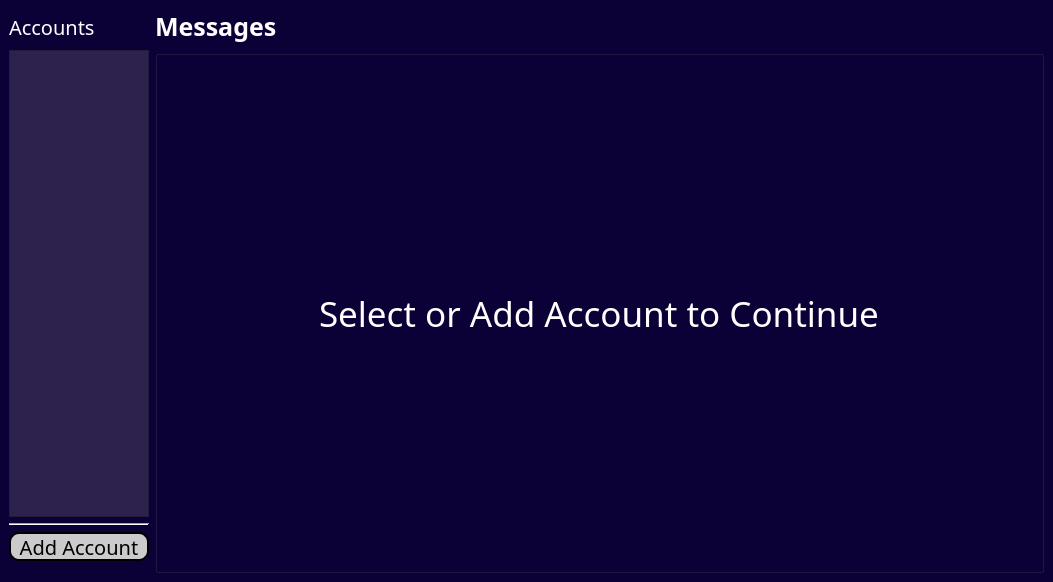
<?xml version="1.0" encoding="UTF-8"?>
<ui version="4.0">
 <class>MainWindow</class>
 <widget class="QMainWindow" name="MainWindow">
  <property name="geometry">
   <rect>
    <x>0</x>
    <y>0</y>
    <width>1053</width>
    <height>582</height>
   </rect>
  </property>
  <property name="minimumSize">
   <size>
    <width>520</width>
    <height>0</height>
   </size>
  </property>
  <property name="windowTitle">
   <string>Mail</string>
  </property>
  <property name="styleSheet">
   <string notr="true">QMainWindow{
	background-color: rgb(11, 1, 55);
}</string>
  </property>
  <widget class="QWidget" name="centralwidget">
   <property name="font">
    <font>
     <family>Montserrat</family>
    </font>
   </property>
   <layout class="QGridLayout" name="gridLayout">
    <item row="1" column="1" rowspan="6">
     <widget class="QGroupBox" name="groupBox">
      <property name="minimumSize">
       <size>
        <width>250</width>
        <height>0</height>
       </size>
      </property>
      <property name="font">
       <font>
        <family>Montserrat</family>
       </font>
      </property>
      <property name="title">
       <string/>
      </property>
      <layout class="QGridLayout" name="gridLayout_2">
       <item row="1" column="1" rowspan="3" colspan="3">
        <widget class="QStackedWidget" name="stackedWidget">
         <property name="minimumSize">
          <size>
           <width>0</width>
           <height>0</height>
          </size>
         </property>
         <property name="font">
          <font>
           <family>Montserrat</family>
          </font>
         </property>
         <property name="styleSheet">
          <string notr="true">QStackedWidget{
	background-color: rrgb(48, 33, 86);
}</string>
         </property>
         <property name="currentIndex">
          <number>2</number>
         </property>
         <widget class="QWidget" name="all_senders_screen">
          <property name="font">
           <font>
            <family>Montserrat</family>
           </font>
          </property>
          <layout class="QGridLayout" name="gridLayout_3">
           <item row="0" column="1" rowspan="2">
            <widget class="QGroupBox" name="groupBox_2">
             <property name="font">
              <font>
               <family>Montserrat</family>
               <pointsize>15</pointsize>
              </font>
             </property>
             <property name="autoFillBackground">
              <bool>false</bool>
             </property>
             <property name="styleSheet">
              <string notr="true">
QGroupBox{
border: 1px solid grey;

}
</string>
             </property>
             <property name="title">
              <string/>
             </property>
             <layout class="QVBoxLayout" name="verticalLayout_2">
              <item>
               <widget class="QLabel" name="total_senders_label">
                <property name="font">
                 <font>
                  <family>Montserrat</family>
                  <pointsize>15</pointsize>
                 </font>
                </property>
                <property name="styleSheet">
                 <string notr="true">color: white;</string>
                </property>
                <property name="text">
                 <string>Senders: </string>
                </property>
               </widget>
              </item>
              <item>
               <widget class="QLabel" name="total_messages_label">
                <property name="font">
                 <font>
                  <family>Montserrat</family>
                  <pointsize>15</pointsize>
                 </font>
                </property>
                <property name="styleSheet">
                 <string notr="true">color: white;</string>
                </property>
                <property name="text">
                 <string>Messages: </string>
                </property>
               </widget>
              </item>
              <item>
               <widget class="Line" name="line_2">
                <property name="font">
                 <font>
                  <family>Montserrat</family>
                 </font>
                </property>
                <property name="orientation">
                 <enum>Qt::Horizontal</enum>
                </property>
               </widget>
              </item>
              <item>
               <widget class="QCheckBox" name="set_select_check">
                <property name="font">
                 <font>
                  <family>Montserrat</family>
                  <pointsize>15</pointsize>
                 </font>
                </property>
                <property name="styleSheet">
                 <string notr="true">color: white;</string>
                </property>
                <property name="text">
                 <string>Select</string>
                </property>
               </widget>
              </item>
              <item>
               <widget class="QComboBox" name="sort_option">
                <property name="font">
                 <font>
                  <family>Montserrat</family>
                  <pointsize>15</pointsize>
                 </font>
                </property>
                <property name="cursor">
                 <cursorShape>PointingHandCursor</cursorShape>
                </property>
                <property name="styleSheet">
                 <string notr="true">color: white;</string>
                </property>
                <property name="currentText">
                 <string>Newest</string>
                </property>
                <property name="frame">
                 <bool>true</bool>
                </property>
                <item>
                 <property name="text">
                  <string>Newest</string>
                 </property>
                </item>
                <item>
                 <property name="text">
                  <string>Oldest</string>
                 </property>
                </item>
                <item>
                 <property name="text">
                  <string>Alphabetical</string>
                 </property>
                </item>
               </widget>
              </item>
              <item>
               <widget class="Line" name="line_3">
                <property name="font">
                 <font>
                  <family>Montserrat</family>
                 </font>
                </property>
                <property name="orientation">
                 <enum>Qt::Horizontal</enum>
                </property>
               </widget>
              </item>
              <item>
               <widget class="QPushButton" name="delete_all_button">
                <property name="font">
                 <font>
                  <family>Montserrat</family>
                  <pointsize>15</pointsize>
                 </font>
                </property>
                <property name="cursor">
                 <cursorShape>PointingHandCursor</cursorShape>
                </property>
                <property name="styleSheet">
                 <string notr="true">QPushButton {
	width: 80px;
	height: 25px;
	color: black;
	text-align: center;
	border-radius: 10px;
	background-color: rgb(255, 101, 118);
	border: 2px solid black;
}
QPushButton::hover {
	background-color:  rgb(245, 85, 96);
	border: 0px;
}
QPushButton::pressed {
	
}
QPushButton:disabled{
	background-color:  rgb(123, 124, 125);
	border: 2px solid black;
}</string>
                </property>
                <property name="text">
                 <string>Delete All</string>
                </property>
                <property name="icon">
                 <iconset>
                  <normaloff>../icons/delete_btn.png</normaloff>../icons/delete_btn.png</iconset>
                </property>
                <property name="iconSize">
                 <size>
                  <width>18</width>
                  <height>18</height>
                 </size>
                </property>
               </widget>
              </item>
              <item>
               <widget class="QPushButton" name="trash_all_button">
                <property name="font">
                 <font>
                  <family>Montserrat</family>
                  <pointsize>15</pointsize>
                 </font>
                </property>
                <property name="cursor">
                 <cursorShape>PointingHandCursor</cursorShape>
                </property>
                <property name="styleSheet">
                 <string notr="true">QPushButton {
	width: 80px;
	height: 25px;
	color: black;
	text-align: center;
	border-radius: 10px;
	background-color: rgb(255, 101, 118);
	border: 2px solid black;
}
QPushButton::hover {
	background-color:  rgb(245, 85, 96);
	border: 0px;
}
QPushButton::pressed {
	
}
QPushButton:disabled{
	background-color:  rgb(123, 124, 125);
	border: 2px solid black;
}</string>
                </property>
                <property name="text">
                 <string>Trash All</string>
                </property>
                <property name="icon">
                 <iconset>
                  <normaloff>../icons/trash_bin.png</normaloff>../icons/trash_bin.png</iconset>
                </property>
                <property name="iconSize">
                 <size>
                  <width>18</width>
                  <height>18</height>
                 </size>
                </property>
               </widget>
              </item>
              <item>
               <widget class="QPushButton" name="view_msgs_button">
                <property name="font">
                 <font>
                  <family>Montserrat</family>
                  <pointsize>15</pointsize>
                  <bold>false</bold>
                 </font>
                </property>
                <property name="cursor">
                 <cursorShape>PointingHandCursor</cursorShape>
                </property>
                <property name="styleSheet">
                 <string notr="true">QPushButton {
	width: 80px;
	height: 25px;
	color: black;
	text-align: center;
	border-radius: 10px;
	background-color: rgba(30, 165, 255, 186);
	border: 2px solid black;
}
QPushButton::hover {
	background-color:  rgb(32, 96, 207);
	border: 0px;
}
QPushButton::pressed {
	
}
QPushButton:disabled{
	background-color:  rgb(123, 124, 125);
	border: 2px solid black;
}</string>
                </property>
                <property name="text">
                 <string>View</string>
                </property>
                <property name="icon">
                 <iconset>
                  <normaloff>../icons/view_msg.png</normaloff>../icons/view_msg.png</iconset>
                </property>
                <property name="iconSize">
                 <size>
                  <width>17</width>
                  <height>16</height>
                 </size>
                </property>
               </widget>
              </item>
              <item>
               <widget class="QPushButton" name="unsubscribe_button">
                <property name="font">
                 <font>
                  <family>Montserrat</family>
                  <pointsize>15</pointsize>
                 </font>
                </property>
                <property name="cursor">
                 <cursorShape>PointingHandCursor</cursorShape>
                </property>
                <property name="styleSheet">
                 <string notr="true">QPushButton {
	border: 2px solid black;
	width: 110px;
	height: 25px;
	color: black;
	text-align: center;
	border-radius: 10px;
	background-color: rgb(203, 203, 203)
}
QPushButton::hover {
	background-color:  rgb(123, 124, 125);
	border: 0px;
}
QPushButton::pressed {
	
}
QPushButton:disabled{
	background-color:  rgb(123, 124, 125);
}</string>
                </property>
                <property name="text">
                 <string>Unsubscribe</string>
                </property>
                <property name="icon">
                 <iconset>
                  <normaloff>../icons/unsubscribe.png</normaloff>../icons/unsubscribe.png</iconset>
                </property>
               </widget>
              </item>
              <item>
               <widget class="QPushButton" name="refresh_button">
                <property name="font">
                 <font>
                  <family>Montserrat</family>
                  <pointsize>15</pointsize>
                 </font>
                </property>
                <property name="cursor">
                 <cursorShape>PointingHandCursor</cursorShape>
                </property>
                <property name="styleSheet">
                 <string notr="true">QPushButton {
	border: 2px solid black;
	width: 110px;
	height: 25px;
	color: black;
	text-align: center;
	border-radius: 10px;
	background-color: rgb(157, 198, 150);
}
QPushButton::hover {
	background-color:  rgb(140, 169, 131);
	border: 0px;
}
QPushButton::pressed {
	
}
</string>
                </property>
                <property name="text">
                 <string>Refresh List</string>
                </property>
                <property name="icon">
                 <iconset>
                  <normaloff>../icons/refresh_btn.png</normaloff>../icons/refresh_btn.png</iconset>
                </property>
               </widget>
              </item>
             </layout>
            </widget>
           </item>
           <item row="2" column="1">
            <spacer name="verticalSpacer">
             <property name="orientation">
              <enum>Qt::Vertical</enum>
             </property>
             <property name="sizeHint" stdset="0">
              <size>
               <width>20</width>
               <height>40</height>
              </size>
             </property>
            </spacer>
           </item>
           <item row="0" column="0" rowspan="3">
            <widget class="QListWidget" name="sendersList">
             <property name="font">
              <font>
               <family>Montserrat</family>
               <pointsize>15</pointsize>
              </font>
             </property>
             <property name="cursor" stdset="0">
              <cursorShape>PointingHandCursor</cursorShape>
             </property>
             <property name="contextMenuPolicy">
              <enum>Qt::DefaultContextMenu</enum>
             </property>
             <property name="styleSheet">
              <string notr="true">QListWidget{
background-color: transparent;
}
QListView::item:selected
{
background-color: rgb(173, 173, 173);
}

QListView::item:hover
{
border: 3px solid white;
}
QListView::item{
margin-top: 3px;
margin-bottom: 2px;
margin-left: 5px;
margin-right: 5px;
spacing: 10px;
border-radius: 10px;
color: rgb(9, 1, 63);
text-align: center;
background-color: rgb(215, 215, 215);
height: 45;

}
</string>
             </property>
             <property name="frameShape">
              <enum>QFrame::NoFrame</enum>
             </property>
             <property name="frameShadow">
              <enum>QFrame::Plain</enum>
             </property>
             <property name="lineWidth">
              <number>1</number>
             </property>
             <property name="editTriggers">
              <set>QAbstractItemView::NoEditTriggers</set>
             </property>
             <property name="selectionMode">
              <enum>QAbstractItemView::SingleSelection</enum>
             </property>
             <property name="viewMode">
              <enum>QListView::ListMode</enum>
             </property>
            </widget>
           </item>
          </layout>
         </widget>
         <widget class="QWidget" name="loading_screen">
          <property name="font">
           <font>
            <family>Montserrat</family>
           </font>
          </property>
          <property name="styleSheet">
           <string notr="true">color: white;</string>
          </property>
          <layout class="QGridLayout" name="gridLayout_4">
           <item row="10" column="0" alignment="Qt::AlignHCenter">
            <widget class="QPushButton" name="cancelButton">
             <property name="font">
              <font>
               <family>Montserrat</family>
               <pointsize>16</pointsize>
              </font>
             </property>
             <property name="cursor">
              <cursorShape>PointingHandCursor</cursorShape>
             </property>
             <property name="styleSheet">
              <string notr="true">QPushButton {
	width: 90px;
	height: 40px;
	color: black;
	text-align: center;
	border-radius: 10px;
	background-color: rgb(255, 101, 118);
	border: 2px solid black;
}
QPushButton::hover {
	background-color:  rgb(245, 85, 96);
	border: 0px;
}
QPushButton::pressed {
	
}
QPushButton:disabled{
	background-color:  rgb(123, 124, 125);
	border: 2px solid black;
}
</string>
             </property>
             <property name="text">
              <string>Cancel</string>
             </property>
             <property name="icon">
              <iconset>
               <normaloff>../icons/cancel_btn.png</normaloff>../icons/cancel_btn.png</iconset>
             </property>
             <property name="iconSize">
              <size>
               <width>18</width>
               <height>18</height>
              </size>
             </property>
            </widget>
           </item>
           <item row="4" column="0">
            <spacer name="verticalSpacer_2">
             <property name="orientation">
              <enum>Qt::Vertical</enum>
             </property>
             <property name="sizeHint" stdset="0">
              <size>
               <width>20</width>
               <height>40</height>
              </size>
             </property>
            </spacer>
           </item>
           <item row="8" column="0">
            <widget class="QProgressBar" name="progressBar">
             <property name="font">
              <font>
               <family>Montserrat</family>
               <pointsize>16</pointsize>
              </font>
             </property>
             <property name="styleSheet">
              <string notr="true">QProgressBar{
	border-radius: 10px;
	height: 25px;
}
QProgressBar::chunk{
	border-radius: 10px;
	background: QLinearGradient( x1: 0, y1: 0,
                             x2: 1, y2: 0, 
                          stop: 0 #614385, 
                          stop: 1 #516395 );
	
}</string>
             </property>
             <property name="value">
              <number>24</number>
             </property>
            </widget>
           </item>
           <item row="5" column="0" alignment="Qt::AlignHCenter">
            <widget class="QLabel" name="label_3">
             <property name="font">
              <font>
               <family>Montserrat</family>
               <pointsize>16</pointsize>
              </font>
             </property>
             <property name="styleSheet">
              <string notr="true"/>
             </property>
             <property name="text">
              <string>Please Do Not Close The Application</string>
             </property>
            </widget>
           </item>
           <item row="9" column="0">
            <spacer name="verticalSpacer_3">
             <property name="orientation">
              <enum>Qt::Vertical</enum>
             </property>
             <property name="sizeHint" stdset="0">
              <size>
               <width>20</width>
               <height>40</height>
              </size>
             </property>
            </spacer>
           </item>
           <item row="7" column="0" alignment="Qt::AlignHCenter">
            <widget class="QLabel" name="count_label">
             <property name="font">
              <font>
               <family>Montserrat</family>
               <pointsize>15</pointsize>
              </font>
             </property>
             <property name="styleSheet">
              <string notr="true">padding: 10px;
padding-bottom: 20px;</string>
             </property>
             <property name="text">
              <string>Waiting...</string>
             </property>
            </widget>
           </item>
          </layout>
         </widget>
         <widget class="QWidget" name="default_page">
          <property name="font">
           <font>
            <family>Montserrat</family>
           </font>
          </property>
          <layout class="QVBoxLayout" name="verticalLayout">
           <item alignment="Qt::AlignHCenter">
            <widget class="QLabel" name="label_4">
             <property name="font">
              <font>
               <family>Montserrat</family>
               <pointsize>26</pointsize>
               <bold>false</bold>
              </font>
             </property>
             <property name="styleSheet">
              <string notr="true">color: white;</string>
             </property>
             <property name="text">
              <string>Select or Add Account to Continue</string>
             </property>
            </widget>
           </item>
          </layout>
         </widget>
         <widget class="QWidget" name="subjects_page">
          <property name="font">
           <font>
            <family>Montserrat</family>
           </font>
          </property>
          <property name="cursor">
           <cursorShape>ArrowCursor</cursorShape>
          </property>
          <layout class="QGridLayout" name="gridLayout_5">
           <item row="3" column="6">
            <spacer name="verticalSpacer_4">
             <property name="orientation">
              <enum>Qt::Vertical</enum>
             </property>
             <property name="sizeHint" stdset="0">
              <size>
               <width>20</width>
               <height>40</height>
              </size>
             </property>
            </spacer>
           </item>
           <item row="1" column="6" rowspan="2">
            <widget class="QGroupBox" name="groupBox_3">
             <property name="minimumSize">
              <size>
               <width>0</width>
               <height>250</height>
              </size>
             </property>
             <property name="font">
              <font>
               <family>Montserrat</family>
               <pointsize>15</pointsize>
              </font>
             </property>
             <property name="styleSheet">
              <string notr="true">
QGroupBox{
border: 1px solid grey;
}</string>
             </property>
             <property name="title">
              <string/>
             </property>
             <layout class="QVBoxLayout" name="verticalLayout_3">
              <item>
               <widget class="QCheckBox" name="select_msgs_chkbox">
                <property name="font">
                 <font>
                  <family>Montserrat</family>
                  <pointsize>15</pointsize>
                 </font>
                </property>
                <property name="styleSheet">
                 <string notr="true">color: white;</string>
                </property>
                <property name="text">
                 <string>Select</string>
                </property>
               </widget>
              </item>
              <item>
               <widget class="QComboBox" name="msg_sort_option">
                <property name="font">
                 <font>
                  <family>Montserrat</family>
                  <pointsize>15</pointsize>
                 </font>
                </property>
                <property name="styleSheet">
                 <string notr="true">color: white;</string>
                </property>
                <item>
                 <property name="text">
                  <string>Newest</string>
                 </property>
                </item>
                <item>
                 <property name="text">
                  <string>Oldest</string>
                 </property>
                </item>
                <item>
                 <property name="text">
                  <string>Alphabetical</string>
                 </property>
                </item>
               </widget>
              </item>
              <item>
               <widget class="QPushButton" name="delete_message_button">
                <property name="enabled">
                 <bool>true</bool>
                </property>
                <property name="font">
                 <font>
                  <family>Montserrat</family>
                  <pointsize>15</pointsize>
                 </font>
                </property>
                <property name="cursor">
                 <cursorShape>PointingHandCursor</cursorShape>
                </property>
                <property name="styleSheet">
                 <string notr="true">QPushButton {
	width: 80px;
	height: 25px;
	color: black;
	text-align: center;
	border-radius: 10px;
	background-color: rgb(255, 101, 118);
	border: 2px solid black;
}
QPushButton::hover {
	background-color:  rgb(245, 85, 96);
	border: 0px;
}
QPushButton::pressed {
	
}
QPushButton:disabled{
	background-color:  rgb(123, 124, 125);
	border: 2px solid black;
}</string>
                </property>
                <property name="text">
                 <string>Delete</string>
                </property>
                <property name="icon">
                 <iconset>
                  <normaloff>../icons/delete_btn.png</normaloff>../icons/delete_btn.png</iconset>
                </property>
                <property name="iconSize">
                 <size>
                  <width>18</width>
                  <height>18</height>
                 </size>
                </property>
               </widget>
              </item>
              <item>
               <widget class="QPushButton" name="trash_message_button">
                <property name="font">
                 <font>
                  <family>Montserrat</family>
                  <pointsize>15</pointsize>
                 </font>
                </property>
                <property name="cursor">
                 <cursorShape>PointingHandCursor</cursorShape>
                </property>
                <property name="styleSheet">
                 <string notr="true">QPushButton {
	width: 80px;
	height: 25px;
	color: black;
	text-align: center;
	border-radius: 10px;
	background-color: rgb(255, 101, 118);
	border: 2px solid black;
}
QPushButton::hover {
	background-color:  rgb(245, 85, 96);
	border: 0px;
}
QPushButton::pressed {
	
}
QPushButton:disabled{
	background-color:  rgb(123, 124, 125);
	border: 2px solid black;
}</string>
                </property>
                <property name="text">
                 <string>Trash</string>
                </property>
                <property name="icon">
                 <iconset>
                  <normaloff>../icons/trash_bin.png</normaloff>../icons/trash_bin.png</iconset>
                </property>
                <property name="iconSize">
                 <size>
                  <width>18</width>
                  <height>18</height>
                 </size>
                </property>
               </widget>
              </item>
              <item>
               <widget class="QPushButton" name="open_browser_bttn">
                <property name="font">
                 <font>
                  <family>Montserrat</family>
                  <pointsize>15</pointsize>
                 </font>
                </property>
                <property name="styleSheet">
                 <string notr="true">QPushButton {
	width: 80px;
	height: 25px;
	color: black;
	text-align: center;
	border-radius: 10px;
	background-color: rgba(30, 165, 255, 186);
	border: 2px solid black;
}
QPushButton::hover {
	background-color:  rgb(32, 96, 207);
	border: 0px;
}
QPushButton::pressed {
	
}
QPushButton:disabled{
	background-color:  rgb(123, 124, 125);
	border: 2px solid black;
}</string>
                </property>
                <property name="text">
                 <string>Open Browser</string>
                </property>
                <property name="icon">
                 <iconset>
                  <normaloff>../icons/open_web.png</normaloff>../icons/open_web.png</iconset>
                </property>
                <property name="iconSize">
                 <size>
                  <width>18</width>
                  <height>18</height>
                 </size>
                </property>
               </widget>
              </item>
              <item>
               <widget class="Line" name="line_4">
                <property name="font">
                 <font>
                  <family>Montserrat</family>
                 </font>
                </property>
                <property name="orientation">
                 <enum>Qt::Horizontal</enum>
                </property>
               </widget>
              </item>
              <item alignment="Qt::AlignHCenter">
               <widget class="QPushButton" name="backButton">
                <property name="minimumSize">
                 <size>
                  <width>90</width>
                  <height>0</height>
                 </size>
                </property>
                <property name="maximumSize">
                 <size>
                  <width>90</width>
                  <height>16777215</height>
                 </size>
                </property>
                <property name="font">
                 <font>
                  <family>Montserrat</family>
                  <pointsize>16</pointsize>
                  <italic>false</italic>
                  <bold>false</bold>
                  <underline>false</underline>
                  <strikeout>false</strikeout>
                  <kerning>true</kerning>
                 </font>
                </property>
                <property name="cursor">
                 <cursorShape>PointingHandCursor</cursorShape>
                </property>
                <property name="styleSheet">
                 <string notr="true">QPushButton {
	width: 30px;
	height: 20px;
	color: white;
	text-align: center;
	border-radius: 0px;
	background-color: transparent;
}
QPushButton::hover {
	text-decoration: underline;
}
QPushButton::pressed {
	
}
</string>
                </property>
                <property name="text">
                 <string>Back</string>
                </property>
                <property name="icon">
                 <iconset theme="QStyle::SP_ArrowBack">
                  <normaloff>../</normaloff>../</iconset>
                </property>
               </widget>
              </item>
             </layout>
            </widget>
           </item>
           <item row="1" column="0" rowspan="4" colspan="6">
            <widget class="QListWidget" name="subjectsList">
             <property name="enabled">
              <bool>true</bool>
             </property>
             <property name="font">
              <font>
               <family>Montserrat</family>
               <pointsize>15</pointsize>
              </font>
             </property>
             <property name="styleSheet">
              <string notr="true">QListWidget{
background-color: transparent;
}
QListView::item:selected
{
background-color: rgb(173, 173, 173);
}

QListView::item:hover
{
border: 3px solid white;
}
QListView::item{
margin-top: 3px;
margin-bottom: 2px;
margin-left: 5px;
margin-right: 5px;
spacing: 10px;
border-radius: 10px;
color: rgb(9, 1, 63);
text-align: center;
background-color: rgb(215, 215, 215);
height: 45;

}
</string>
             </property>
            </widget>
           </item>
          </layout>
         </widget>
        </widget>
       </item>
      </layout>
     </widget>
    </item>
    <item row="3" column="0" rowspan="2">
     <widget class="QPushButton" name="addAcctButton">
      <property name="font">
       <font>
        <family>Montserrat</family>
        <pointsize>15</pointsize>
       </font>
      </property>
      <property name="cursor">
       <cursorShape>PointingHandCursor</cursorShape>
      </property>
      <property name="styleSheet">
       <string notr="true">QPushButton {
	border: 2px solid black;
	width: 110px;
	height: 25px;
	color: black;
	text-align: center;
	border-radius: 10px;
	background-color: rgb(203, 203, 203)
}
QPushButton::hover {
	background-color:  rgb(123, 124, 125);
	border: 0px;
}
QPushButton::pressed {
	
}
QPushButton:disabled{
	background-color:  rgb(123, 124, 125);
}



</string>
      </property>
      <property name="text">
       <string>Add Account</string>
      </property>
      <property name="icon">
       <iconset>
        <normaloff>../icons/add_btn.png</normaloff>../icons/add_btn.png</iconset>
      </property>
      <property name="iconSize">
       <size>
        <width>22</width>
        <height>22</height>
       </size>
      </property>
     </widget>
    </item>
    <item row="2" column="0">
     <widget class="Line" name="line">
      <property name="font">
       <font>
        <family>Montserrat</family>
       </font>
      </property>
      <property name="styleSheet">
       <string notr="true">color: white;</string>
      </property>
      <property name="orientation">
       <enum>Qt::Horizontal</enum>
      </property>
     </widget>
    </item>
    <item row="1" column="0">
     <widget class="QListWidget" name="accountsList">
      <property name="minimumSize">
       <size>
        <width>132</width>
        <height>0</height>
       </size>
      </property>
      <property name="maximumSize">
       <size>
        <width>140</width>
        <height>16777215</height>
       </size>
      </property>
      <property name="font">
       <font>
        <family>Montserrat</family>
        <pointsize>13</pointsize>
        <bold>false</bold>
       </font>
      </property>
      <property name="cursor" stdset="0">
       <cursorShape>PointingHandCursor</cursorShape>
      </property>
      <property name="styleSheet">
       <string notr="true">QListView{
min-width:130px;
background-color: rgb(45, 34, 78);
}
QListView::item:selected
{
background-color: rgb(173, 173, 173);
border: 3px solid white;
}

QListView::item:hover
{
border: 3px solid white;
}
QListView::item{
margin-top: 7px;
margin-bottom: 2px;
margin-left: 5px;
margin-right: 5px;
spacing: 10px;
border-radius: 10px;
color: rgb(9, 1, 63);
text-align: center;
background-color: rgb(215, 215, 215);
height: 30;

}
</string>
      </property>
      <property name="editTriggers">
       <set>QAbstractItemView::NoEditTriggers</set>
      </property>
      <property name="textElideMode">
       <enum>Qt::ElideMiddle</enum>
      </property>
      <property name="spacing">
       <number>0</number>
      </property>
      <property name="viewMode">
       <enum>QListView::ListMode</enum>
      </property>
     </widget>
    </item>
    <item row="0" column="1">
     <widget class="QLabel" name="action_label">
      <property name="font">
       <font>
        <family>Montserrat</family>
        <pointsize>19</pointsize>
        <bold>true</bold>
       </font>
      </property>
      <property name="styleSheet">
       <string notr="true">color: white;</string>
      </property>
      <property name="text">
       <string>Messages</string>
      </property>
     </widget>
    </item>
    <item row="0" column="0">
     <widget class="QLabel" name="label_2">
      <property name="font">
       <font>
        <family>Montserrat</family>
        <pointsize>15</pointsize>
       </font>
      </property>
      <property name="styleSheet">
       <string notr="true">color: white;</string>
      </property>
      <property name="text">
       <string>Accounts</string>
      </property>
     </widget>
    </item>
   </layout>
  </widget>
 </widget>
 <resources/>
 <connections/>
</ui>
